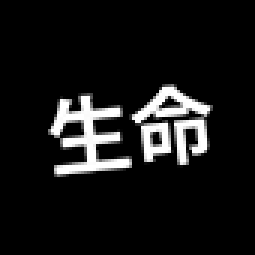
#> input picture ChineseLifeTilt85.tif, 85 x 85 px, found by its file name (shown 3 times larger)
$ jupyter execute Copy_of_cryoMaxLik2D.ipynb   (shell and % lines are left out)
#> lines starting #> are read from the running program, lines starting #| are printed output that depends on the picture; long printed decimals are rounded
<a href="https://colab.research.google.com/github/swan343/bin1/blob/main/Copy_of_cryoMaxLik2D.ipynb" target="_parent"></a>

[link text](https://)

Sophie Lohmann w/PCN 8/2019. Python 3.7.

make noisy dataset

[cell 1]
import scipy as sc
from scipy import ndimage
from scipy import signal
import numpy as np
import matplotlib.pyplot as plt
from timeit import default_timer as timer
from google.colab import drive


import numpy as np; import matplotlib.pyplot as plt
from numpy.random import randn, random
from scipy.ndimage.interpolation import rotate
from scipy.interpolate import griddata


plt.close('all')
siz = 85    # size of each 2D "image"
if siz%2==0: raise ValueError('siz should be odd')
Nsamp = 1500 # how many samples taken; =1500 in notes
shiftSD = 6 # how many pixels to jitter the fake data, normally 6
do_rotations = True  # False if you only want shifts (create image 2dNoisyJit)
    # True if you want shifts and rotations (create image 2dNoisyJitRot)
myImage = '/content/ChineseLifeTilt85.tif' # alts 'ChineseLifeTilt85.tif' 'ChineseLife85.tif'; 'test2D.tif'


noiselevels = np.array([6, 3, 1]) # = 1/sqrt(SNR) because signal normalized to var=1; =[6, 3, 1] in notes
print(myImage, noiselevels, Nsamp, do_rotations)

def myimshow(y,ax):
    ax.imshow(y,'gray')
    ax.axis('off')

# get the "true image"
ys = plt.imread(myImage).astype('float')
#> ys: shape (85, 85) float64; min 0, max 255, mean 22.2
print(ys.shape)
#| (85, 85)
f,ax = plt.subplots(1,1,figsize=(1.5,1.5))
signalsig = np.var(ys)
#> signalsig = 4532.8
ys = ys/np.sqrt(signalsig) # normalize to unit var
print('check=1: ', np.var(ys))
#| check=1:  1.000
myimshow(ys,ax)
ys2 = ys.reshape((1,siz,siz))

noises = randn(Nsamp, siz, siz)
samples = np.zeros((Nsamp, siz, siz, 3))


# display a few examples of noisy data and show noise suppression by avg:
fig,ax = plt.subplots(3,4,figsize=(8,7),sharex=True, sharey=True)
for k in range(len(noiselevels)):
    noi = noiselevels[k]
    samples[:,:,:,k] = (ys2 + noi*noises) # sd of the noise is noiselevels[k]. broadcast ys.
    ax[k,0].set_title('SNR='+str(1/noiselevels[k]**2)+' unjittered, 3 exemplars')
    for which in [0,1,2]:
        myimshow(samples[which,:,:,k], ax[k,which])
    myimshow(np.mean(samples[:,:,:,k],axis=0), ax[k,3])
    ax[k,3].set_title('mean')


# now jitter the noisy data in x,y
jitters = randn(Nsamp,2)*shiftSD # translations
rotters = random(Nsamp)*2*np.pi  # rotations
#> rotters = 1500 values, max 6.28 at index 960, min 0.00197 at index 1373, mean 3.12
buffers = int(2*(np.sqrt(2)-1)) + 4*shiftSD   # padding to make sure rotations fit
#> buffers = 24
padsiz = siz + 2*buffers
#> padsiz = 133
xs = np.arange(siz)
#> xs = 85 values from 0 to 84
xvals, yvals = np.meshgrid(xs, xs, indexing='ij')
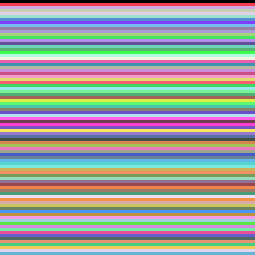
#> xvals: shape (85, 85) int64 (shown 3 times larger); 85 distinct labels, from 0 to 84; one colour per label, 0 black
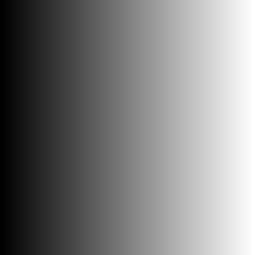
#> yvals: shape (85, 85) int64 (shown 3 times larger); min 0, max 84, mean 42; drawn with min black and max white
padxs = np.arange(padsiz) - buffers
#> padxs = 133 values from -24 to 108
padxvals, padyvals = np.meshgrid(padxs, padxs, indexing='ij')
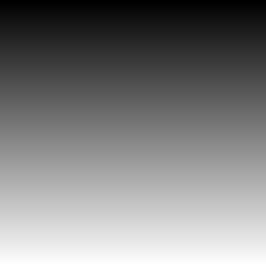
#> padxvals: shape (133, 133) int64 (shown 2 times larger); min -24, max 108, mean 42; drawn with min black and max white
lpadxs = padxvals.ravel(); lpadys = padyvals.ravel() # linear listings
#> after `lpadxs = padxvals.ravel()`: lpadxs = 17689 values from -24 to 108
#> after `lpadys = padyvals.ravel()`: lpadys = 17689 values, max 108 at index 132, min -24 at index 0, mean 42
half = (siz-1)/2
paddedx = np.concatenate((np.zeros((buffers,siz)), ys, \
                         np.zeros((buffers,siz))), axis=0)
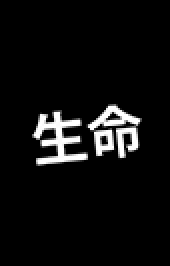
#> paddedx: shape (133, 85) float64 (shown 2 times larger); min 0, max 3.79, mean 0.211; drawn with min black and max white
padded = np.concatenate((np.zeros((padsiz,buffers)), paddedx, \
                         np.zeros((padsiz,buffers))), axis=1)
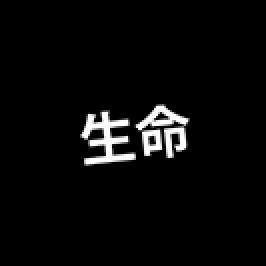
#> padded: shape (133, 133) float64 (shown 2 times larger); min 0, max 3.79, mean 0.135; drawn with min black and max white
for k in range(3):  # which noise level
    print('noise',k)
    for j in range(Nsamp):  # which image
        if j%100==0: print(j)
        angle = rotters[j]  # how much to rotate this instance
        if do_rotations:
            rotated = rotate(padded, angle*360/(2*np.pi), reshape=False)
        else:
            rotated = padded
        lpadded = rotated.ravel() # linear listing
        jitxvals = xvals + jitters[j,0]
        jityvals = yvals + jitters[j,1]
        samples[j,:,:,k] = noises[j,:,:]*noiselevels[k] + \
         griddata((lpadxs, lpadys), lpadded, (jitxvals.ravel(), jityvals.ravel()), \
         method='cubic', fill_value=0., rescale=False).reshape((siz,siz))


fig,ax = plt.subplots(3,4,figsize=(8,7), sharex=True, sharey=True)
for k in range(len(noiselevels)):
    noi = noiselevels[k]
    ax[k,0].set_title('SNR='+str(1/noiselevels[k]**2)+' jittered, 3 exemplars')
    for which in [0,1,2]:
        myimshow(samples[which,:,:,k], ax[k,which])
    myimshow(np.mean(samples[:,:,:,k],axis=0), ax[k,3])
    ax[k,3].set_title('mean')

np.savez('/content/2dImages2.npz',samples=samples,noiselevels=noiselevels,shiftSD=shiftSD,myImage=myImage)
